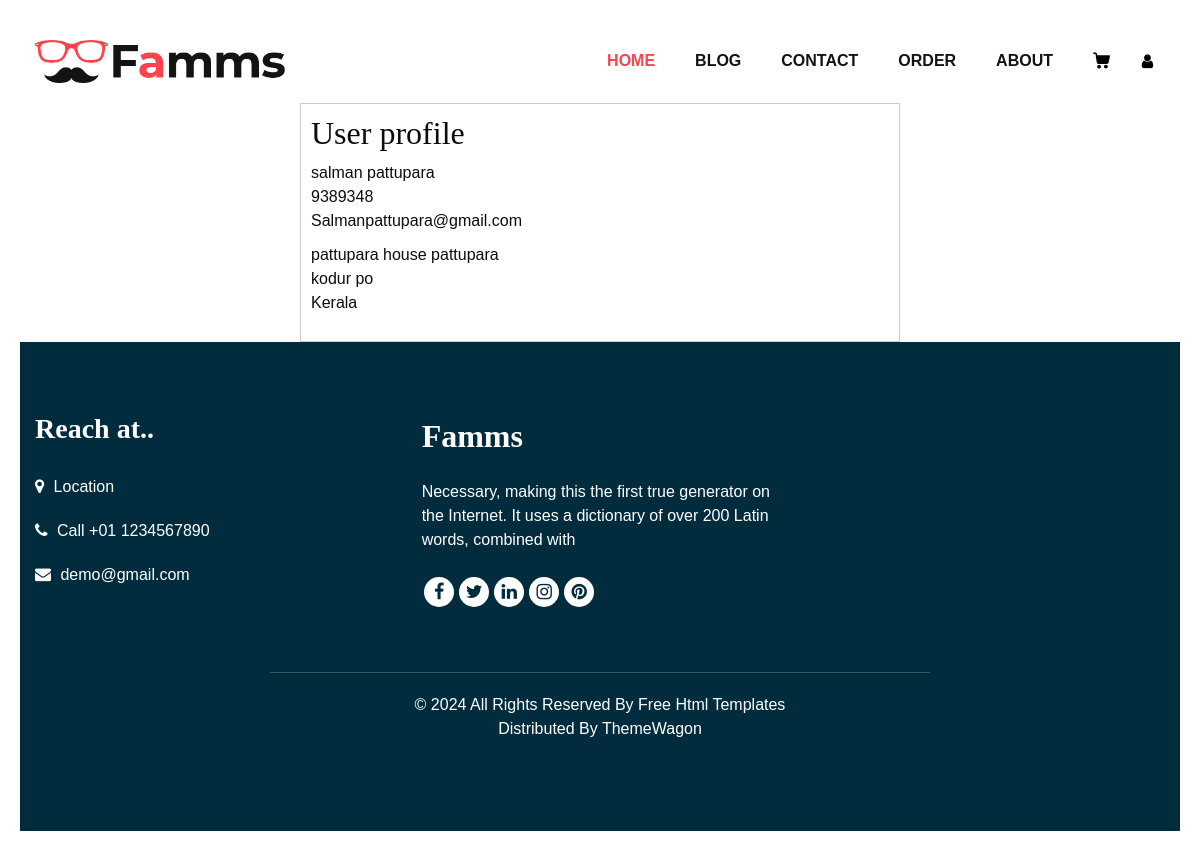
The app's page /profile/ (signed in), older data.
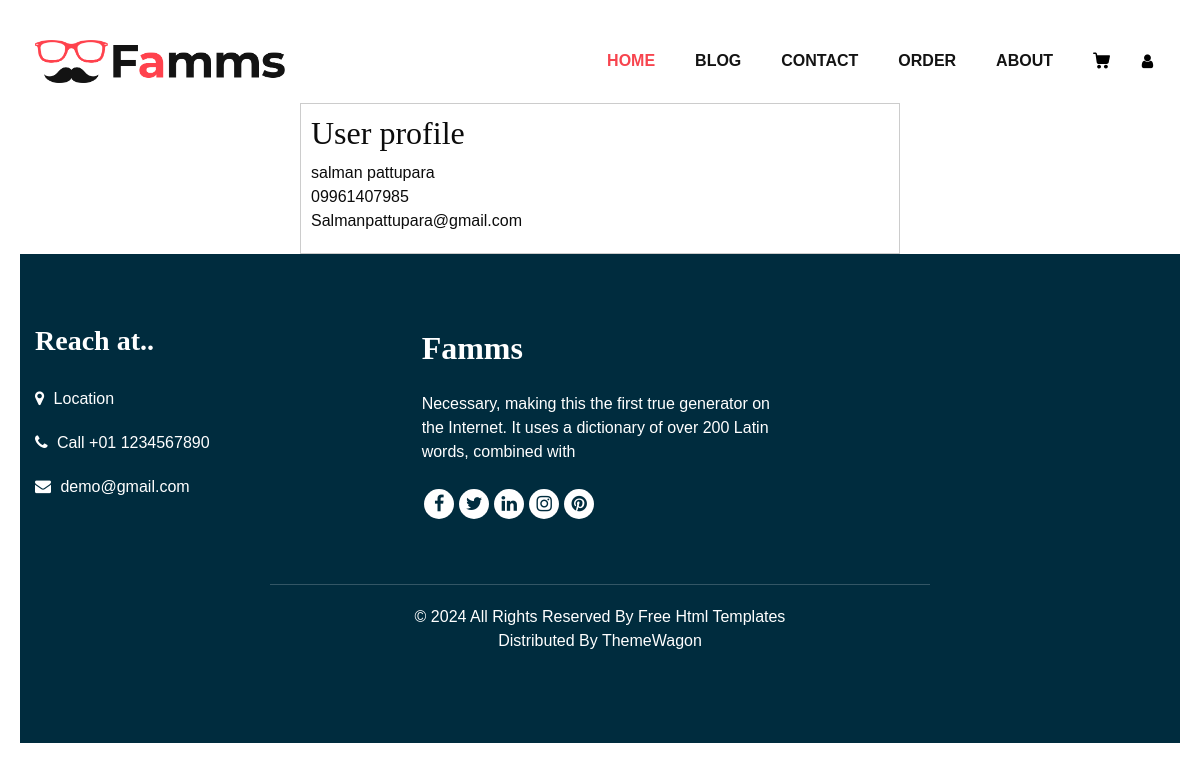
The same page, newer data.
### customers/models.py (models this page shows)
class Customer(models.Model):
    customer=models.OneToOneField(User,on_delete=models.CASCADE,null=True,blank=True)
    f_name=models.CharField("First name",max_length=50,blank=True)
    l_name=models.CharField("Last name",max_length=50,blank=True)
    mobile_number=models.CharField("Mobile number",max_length=80,blank=True)
    email=models.CharField("email id",max_length=256,blank=True)
    def __str__(self) -> str:
        return self.f_name

class Address(models.Model):
    customer=models.ForeignKey(User,on_delete=models.CASCADE)
    flat_no=models.CharField("flat/house no",max_length=80,blank=True)
    street=models.CharField(max_length = 150)
    area=models.CharField(max_length=150)
    district=models.CharField(max_length=160)
    state=models.CharField(max_length=150)
    country=models.CharField(max_length=150)
    zip_code=models.IntegerField("zip code")

### customers/views.py (the view)
# urls.py: path("",views.profile,name="profile"),
def profile(request):
    userprofile=Customer.objects.get(customer=request.user)
    address=Address.objects.filter(customer=request.user)
    print(userprofile)
    context={
        "userprofile":userprofile,
        "addresses":address
    }
    return render(request,"userprofile.html",context)

### templates/userprofile.html (shortened to what this page needs)
{% extends "top_bottom_bar.html" %}
{% block content %}
<!DOCTYPE html>
<html lang="en">
<head>
</head>
<body>
    <div class="cart">
        <h2>User profile</h2>
            <div class="item">
                <div class="item-details">
                    <span> {{userprofile.f_name}} {{userprofile.l_name}}</span><br>
                    <span>{{userprofile.mobile_number}}</span><br>
                    <span>{{userprofile.email}}</span><br>
                </div>
            </div>
            {% for address in addresses %}
            <div class="item-details">
                <span> {{address.flat_no}} {{userprofile.l_name}}</span><br>
                <span>{{address.street}}</span><br>
                <span>{{address.state}}</span><br>
            </div>
            <div><p>
                   {% endfor %}
                </div>
   </div>
{% endblock content %}

Row changes from the older to the newer data that the page shows:
removed Address: flat_no "pattupara house", {{ userprofile.l_name }} "pattupara", street "kodur po", state "Kerala"
changed Customer "salman": mobile_number "9389348" → "09961407985"
